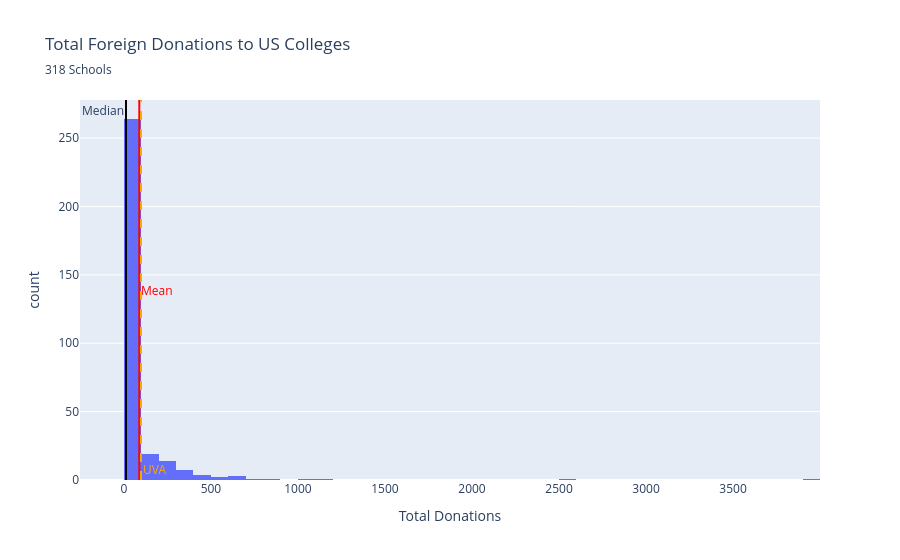

This figure's notebook cell:
### Code cell
fig3 = px.histogram(grouped_gift["total_donations"], title = "Total Foreign Donations to US Colleges", subtitle = "318 Schools",
                    labels={"value": "Total Donations"}).add_vline(
                        mean_gift_tot, annotation_text="Mean", annotation_position ="right", line_color = "red", annotation_font = dict(color = "red")).add_vline(
                            median_gift_tot, annotation_text="Median", annotation_position ="top left", line_color = "black").add_vline(
                               uva_gift_tot, annotation_text="UVA", annotation_position ="bottom right", line_color = "orange", line_dash = "dash", annotation_font = dict(color = "orange")
                            )
fig3.update_layout(showlegend=False)
fig3.show()

### Figure 1 — Plotly figure (JSON) as saved in the notebook; plotly's stock layout.template omitted (floating-point values rounded to 4 significant figures; data arrays with more than 128 entries replaced by an {"elided": "..."} marker saying what was removed)
{"data": [{"bingroup": "x", "hovertemplate": "variable=total_donations<br>Total Donations=%{x}<br>count=%{y}<extra></extra>", "legendgroup": "total_donations", "marker": {"color": "#636efa", "pattern": {"shape": ""}}, "name": "total_donations", "orientation": "v", "showlegend": true, "type": "histogram", "x": {"elided": "319 int values"}, "xaxis": "x", "yaxis": "y"}], "layout": {"annotations": [{"font": {"color": "red"}, "showarrow": false, "text": "Mean", "x": 88.47, "xanchor": "left", "xref": "x", "y": 0.5, "yanchor": "middle", "yref": "y domain"}, {"showarrow": false, "text": "Median", "x": 12, "xanchor": "right", "xref": "x", "y": 1, "yanchor": "top", "yref": "y domain"}, {"font": {"color": "orange"}, "showarrow": false, "text": "UVA", "x": 98, "xanchor": "left", "xref": "x", "y": 0, "yanchor": "bottom", "yref": "y domain"}], "barmode": "relative", "legend": {"title": {"text": "variable"}, "tracegroupgap": 0}, "shapes": [{"line": {"color": "red"}, "type": "line", "x0": 88.47, "x1": 88.47, "xref": "x", "y0": 0, "y1": 1, "yref": "y domain"}, {"line": {"color": "black"}, "type": "line", "x0": 12, "x1": 12, "xref": "x", "y0": 0, "y1": 1, "yref": "y domain"}, {"line": {"color": "orange", "dash": "dash"}, "type": "line", "x0": 98, "x1": 98, "xref": "x", "y0": 0, "y1": 1, "yref": "y domain"}], "showlegend": false, "title": {"subtitle": {"text": "318 Schools"}, "text": "Total Foreign Donations to US Colleges"}, "xaxis": {"anchor": "y", "domain": [0, 1], "title": {"text": "Total Donations"}}, "yaxis": {"anchor": "x", "domain": [0, 1], "title": {"text": "count"}}}}
